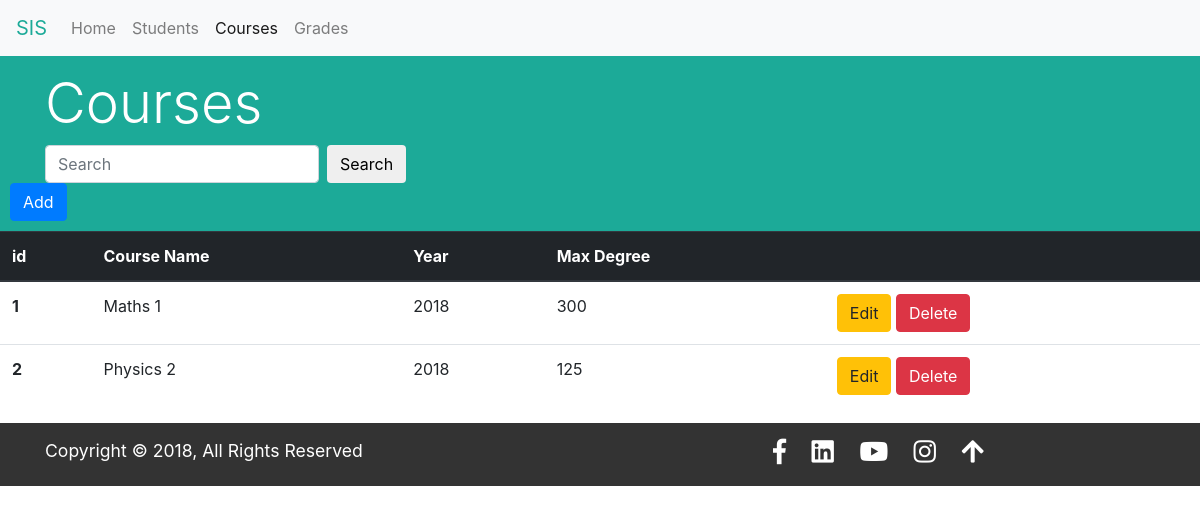
Page /courses/ on the committed database.
### courses/models.py (models this page shows, shortened)
class course(models.Model):
    name = models.CharField(max_length=100)
    year = models.PositiveSmallIntegerField(
        default=datetime.datetime.now().year)
    max_degree = models.PositiveSmallIntegerField(
        validators=[MinValueValidator(50), MaxValueValidator(300)])

### courses/views.py (the view)
# urls.py: path('', views.courses, name='course'),
def courses(request):
    courses_list = course.objects.all().order_by('id')
    return render(request, 'courses.html', {'courses_list': courses_list})

### sis/templates/courses.html (shortened to what this page needs)
{% load static from staticfiles %}
<!DOCTYPE html>
<html lang="en">
<head>
    <link href="{% static 'css/bootstrap.min.css' %}" rel="stylesheet">
    <link href="{% static 'css/styles.css' %}" rel="stylesheet">
    <link rel="stylesheet" href="https://use.fontawesome.com/releases/v5.4.1/css/all.css"
>
</head>
<body>
    <nav class="navbar navbar-expand-md navbar-light bg-light fixed-top">
        <a class="navbar-brand em-txt" href="#">SIS</a>
        <div class="collapse navbar-collapse" id="navbarsExampleDefault">
            <ul class="navbar-nav mr-auto">
                <li class="nav-item">
                    <a class="nav-link" href="{% url 'home' %}">Home<span class="sr-only">(current)</span></a>
                </li>
                <li class="nav-item">
                    <a class="nav-link" href="{% url 'student' %}">Students</a>
                </li>
                <li class="nav-item active">
                    <a class="nav-link" href="{% url 'course' %}">Courses</a>
                </li>
                <li class="nav-item">
                    <a class="nav-link" href="{% url 'grade' %}">Grades</a>
                </li>
            </ul>
        </div>
    </nav>
    <section id="title-bar">
        <div class="container">
            <div class="row">
                <div class="col-md-12">
                    <h2 class="display-4">Courses</h2>
                    <form method="GET" action="{% url 'courseSearch' %}" class="form-inline my-2 my-lg-0">
                        <input name="q" value="{{ request.GET.q }}" class="form-control mr-sm-2" type="text"
                            placeholder="Search">
                        <button class="btn btn-default my-2 my-sm-0" type="submit">Search</button>
                    </form>
                </div>
            </div>
        </div>
         <form method="POST" action="{% url 'courseAdd' %}">
            <button class="btn btn-primary" type="submit">Add</button>
        </form>
    </section>
    <table class="table">
        <thead class="thead-dark">
            <tr>
                <th scope="col">id</th>
                <th scope="col">Course Name</th>
                <th scope="col">Year</th>
                <th scope="col">Max Degree</th>
                <th scope="col"></th>
            </tr>
        </thead>
        <tbody>
            {% for course in courses_list %}
            <tr>
                <th scope="row">{{ course.id }}</th>
                <td>{{ course.name }}</td>
                <td>{{ course.year }}</td>
                <td>{{ course.max_degree }}</td>
                <td><a href="{% url 'courseEdit' course.id %}">
                        <button class="btn btn-warning" type="submit">Edit</button></a>
                    <a href="{% url 'courseDelete' course.id %}">
                        <button class="btn btn-danger" type="submit">Delete</button></a>
                </td>
            </tr>
            {%endfor%}
        </tbody>
    </table>
    <footer>
        <div class="container">
            <div class="row">
                <div class="col-md-6 col-xs-12">
                    <p>Copyright &copy; 2018, All Rights Reserved</p>
                </div>
                <div class="col-md-6 col-xs-12">
                    <ul>
                        <li><a href="#"><i class="fab fa-facebook-f fa-lg"></i></a></li>
                        <li><a href="#"><i class="fab fa-linkedin fa-lg"></i></a></li>
                        <li><a href="#"><i class="fab fa-youtube fa-lg"></i></a></li>
                        <li><a href="#"><i class="fab fa-instagram fa-lg"></i></a></li>
                        <li><a href="#home"><i class="fas fa-arrow-up fa-lg"></i></a></i></li>
                    </ul>
                </div>
            </div>
        </div>
    </footer>
</body>
</html>

### assets/css/styles.css (style rules this page uses)
body { padding-top: 50px; }
section { padding: 40px 0; }
.em-txt { color: #1caa98 !important; }
footer { background: #333; color: #FFF; padding: 15px 0 5px 0; }
footer ul { width: 60%; margin: auto; font-size: 1.2rem; }
footer ul li { display: inline; padding: 0 10px; list-style: none; }
footer ul li a { color: #FFF; }
footer p { font-size: 1.1rem; float: left; }
section#title-bar { background: #1caa98; color: #FFF; margin: 0; padding: 20px 10px 10px ; }

### rows in the picture
course: id "1", name "Maths 1", year "2018", max_degree "300"
course: id "2", name "Physics 2", year "2018", max_degree "125"
